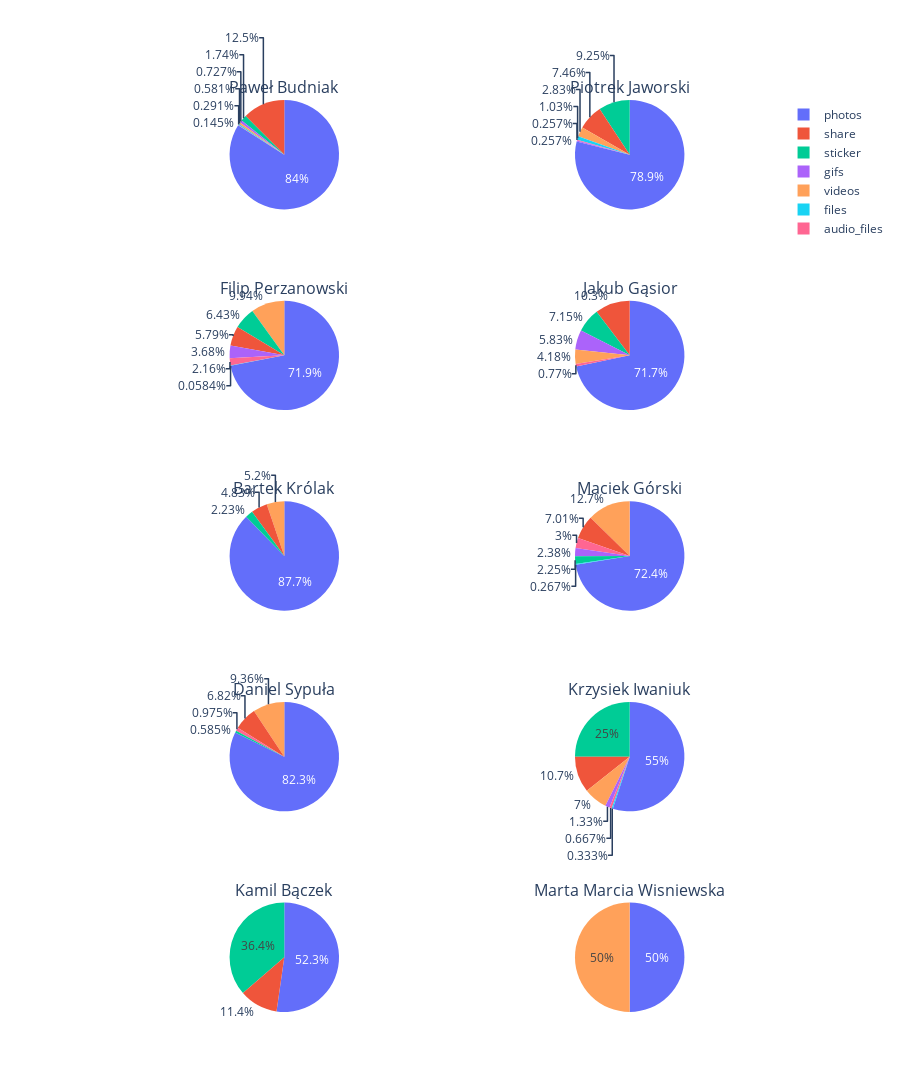

Source (notebook cell):
### Markdown cell above
## Types of messages sent

### Code cell
import math

msg_types = stats.get_msg_types(chat, include_txt = False)

fig = make_subplots(
    rows=math.ceil(len(msg_types)/2),
    cols=2,
    subplot_titles=tuple(msg_types.keys()),
    specs =[[{'type':'domain'}]*2]*(math.ceil(len(msg_types)/2))
)

for i,sender in enumerate(msg_types):
    mydf = pd.DataFrame.from_dict(msg_types[sender], orient = 'index', columns = ['count'])
    f = px.pie(mydf, values = 'count', names = mydf.index)
    fig.add_trace(f.data[0], row = math.ceil((i+1)/2), col = (i)%2+1)
fig.update_layout(height=2500, width=900)
fig.show()

### Figure 1 — Plotly figure (JSON) as saved in the notebook; plotly's stock layout.template omitted (floating-point values rounded to 4 significant figures)
{"data": [{"domain": {"x": [0, 0.45], "y": [0.88, 1]}, "hoverlabel": {"namelength": 0}, "hovertemplate": "label=%{label}<br>count=%{value}", "labels": ["photos", "videos", "audio_files", "gifs", "files", "sticker", "share"], "legendgroup": "", "name": "", "showlegend": true, "type": "pie", "values": [578, 4, 1, 5, 2, 12, 86]}, {"domain": {"x": [0.55, 1], "y": [0.88, 1]}, "hoverlabel": {"namelength": 0}, "hovertemplate": "label=%{label}<br>count=%{value}", "labels": ["photos", "videos", "audio_files", "gifs", "files", "sticker", "share"], "legendgroup": "", "name": "", "showlegend": true, "type": "pie", "values": [307, 11, 1, 1, 4, 36, 29]}, {"domain": {"x": [0, 0.45], "y": [0.66, 0.78]}, "hoverlabel": {"namelength": 0}, "hovertemplate": "label=%{label}<br>count=%{value}", "labels": ["photos", "videos", "audio_files", "gifs", "files", "sticker", "share"], "legendgroup": "", "name": "", "showlegend": true, "type": "pie", "values": [1231, 170, 37, 63, 1, 110, 99]}, {"domain": {"x": [0.55, 1], "y": [0.66, 0.78]}, "hoverlabel": {"namelength": 0}, "hovertemplate": "label=%{label}<br>count=%{value}", "labels": ["photos", "videos", "audio_files", "gifs", "sticker", "share"], "legendgroup": "", "name": "", "showlegend": true, "type": "pie", "values": [652, 38, 7, 53, 65, 94]}, {"domain": {"x": [0, 0.45], "y": [0.44, 0.56]}, "hoverlabel": {"namelength": 0}, "hovertemplate": "label=%{label}<br>count=%{value}", "labels": ["photos", "videos", "sticker", "share"], "legendgroup": "", "name": "", "showlegend": true, "type": "pie", "values": [236, 14, 6, 13]}, {"domain": {"x": [0.55, 1], "y": [0.44, 0.56]}, "hoverlabel": {"namelength": 0}, "hovertemplate": "label=%{label}<br>count=%{value}", "labels": ["photos", "videos", "audio_files", "gifs", "files", "sticker", "share"], "legendgroup": "", "name": "", "showlegend": true, "type": "pie", "values": [3254, 570, 135, 107, 12, 101, 315]}, {"domain": {"x": [0, 0.45], "y": [0.22, 0.34]}, "hoverlabel": {"namelength": 0}, "hovertemplate": "label=%{label}<br>count=%{value}", "labels": ["photos", "videos", "audio_files", "sticker", "share"], "legendgroup": "", "name": "", "showlegend": true, "type": "pie", "values": [422, 48, 5, 3, 35]}, {"domain": {"x": [0.55, 1], "y": [0.22, 0.34]}, "hoverlabel": {"namelength": 0}, "hovertemplate": "label=%{label}<br>count=%{value}", "labels": ["photos", "videos", "audio_files", "gifs", "files", "sticker", "share"], "legendgroup": "", "name": "", "showlegend": true, "type": "pie", "values": [165, 21, 2, 4, 1, 75, 32]}, {"domain": {"x": [0, 0.45], "y": [0, 0.12]}, "hoverlabel": {"namelength": 0}, "hovertemplate": "label=%{label}<br>count=%{value}", "labels": ["photos", "sticker", "share"], "legendgroup": "", "name": "", "showlegend": true, "type": "pie", "values": [23, 16, 5]}, {"domain": {"x": [0.55, 1], "y": [0, 0.12]}, "hoverlabel": {"namelength": 0}, "hovertemplate": "label=%{label}<br>count=%{value}", "labels": ["photos", "videos"], "legendgroup": "", "name": "", "showlegend": true, "type": "pie", "values": [1, 1]}], "layout": {"annotations": [{"font": {"size": 16}, "showarrow": false, "text": "Paweł Budniak", "x": 0.225, "xanchor": "center", "xref": "paper", "y": 1, "yanchor": "bottom", "yref": "paper"}, {"font": {"size": 16}, "showarrow": false, "text": "Piotrek Jaworski", "x": 0.775, "xanchor": "center", "xref": "paper", "y": 1, "yanchor": "bottom", "yref": "paper"}, {"font": {"size": 16}, "showarrow": false, "text": "Filip Perzanowski", "x": 0.225, "xanchor": "center", "xref": "paper", "y": 0.78, "yanchor": "bottom", "yref": "paper"}, {"font": {"size": 16}, "showarrow": false, "text": "Jakub Gąsior", "x": 0.775, "xanchor": "center", "xref": "paper", "y": 0.78, "yanchor": "bottom", "yref": "paper"}, {"font": {"size": 16}, "showarrow": false, "text": "Bartek Królak", "x": 0.225, "xanchor": "center", "xref": "paper", "y": 0.56, "yanchor": "bottom", "yref": "paper"}, {"font": {"size": 16}, "showarrow": false, "text": "Maciek Górski", "x": 0.775, "xanchor": "center", "xref": "paper", "y": 0.56, "yanchor": "bottom", "yref": "paper"}, {"font": {"size": 16}, "showarrow": false, "text": "Daniel Sypuła", "x": 0.225, "xanchor": "center", "xref": "paper", "y": 0.34, "yanchor": "bottom", "yref": "paper"}, {"font": {"size": 16}, "showarrow": false, "text": "Krzysiek Iwaniuk", "x": 0.775, "xanchor": "center", "xref": "paper", "y": 0.34, "yanchor": "bottom", "yref": "paper"}, {"font": {"size": 16}, "showarrow": false, "text": "Kamil Bączek", "x": 0.225, "xanchor": "center", "xref": "paper", "y": 0.12, "yanchor": "bottom", "yref": "paper"}, {"font": {"size": 16}, "showarrow": false, "text": "Marta Marcia Wisniewska", "x": 0.775, "xanchor": "center", "xref": "paper", "y": 0.12, "yanchor": "bottom", "yref": "paper"}], "height": 2500, "width": 900}}
